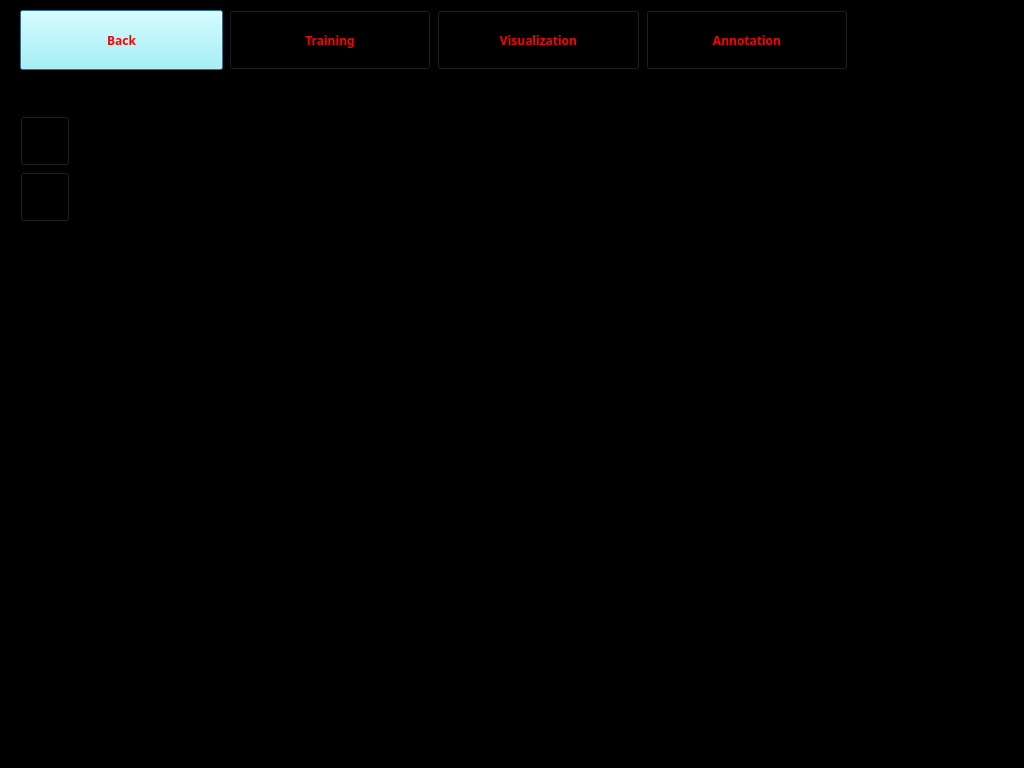
<?xml version="1.0" encoding="UTF-8"?>
<ui version="4.0">
 <class>Learn_Computer_Vision_Dialog</class>
 <widget class="QDialog" name="Learn_Computer_Vision_Dialog">
  <property name="windowModality">
   <enum>Qt::NonModal</enum>
  </property>
  <property name="enabled">
   <bool>true</bool>
  </property>
  <property name="geometry">
   <rect>
    <x>0</x>
    <y>0</y>
    <width>1024</width>
    <height>768</height>
   </rect>
  </property>
  <property name="sizePolicy">
   <sizepolicy hsizetype="Maximum" vsizetype="Maximum">
    <horstretch>0</horstretch>
    <verstretch>0</verstretch>
   </sizepolicy>
  </property>
  <property name="minimumSize">
   <size>
    <width>1024</width>
    <height>768</height>
   </size>
  </property>
  <property name="maximumSize">
   <size>
    <width>1280</width>
    <height>1024</height>
   </size>
  </property>
  <property name="sizeIncrement">
   <size>
    <width>0</width>
    <height>0</height>
   </size>
  </property>
  <property name="windowTitle">
   <string>Learn_Computer_Vision_Dialog</string>
  </property>
  <property name="styleSheet">
   <string notr="true">background-color: rgb(0, 0, 0);</string>
  </property>
  <property name="sizeGripEnabled">
   <bool>false</bool>
  </property>
  <layout class="QVBoxLayout" name="verticalLayout" stretch="1,0,2,8">
   <property name="leftMargin">
    <number>20</number>
   </property>
   <property name="topMargin">
    <number>10</number>
   </property>
   <property name="rightMargin">
    <number>20</number>
   </property>
   <property name="bottomMargin">
    <number>0</number>
   </property>
   <item>
    <layout class="QHBoxLayout" name="horizontalLayout">
     <item>
      <widget class="QPushButton" name="m_btn_Back">
       <property name="sizePolicy">
        <sizepolicy hsizetype="Minimum" vsizetype="Preferred">
         <horstretch>0</horstretch>
         <verstretch>0</verstretch>
        </sizepolicy>
       </property>
       <property name="font">
        <font>
         <family>Purisa</family>
         <weight>75</weight>
         <bold>true</bold>
        </font>
       </property>
       <property name="styleSheet">
        <string notr="true">color: rgb(255, 0, 0);
background-color: rgb(155, 255, 255);</string>
       </property>
       <property name="text">
        <string>Back</string>
       </property>
      </widget>
     </item>
     <item>
      <widget class="QPushButton" name="m_btn_Training">
       <property name="sizePolicy">
        <sizepolicy hsizetype="Minimum" vsizetype="Preferred">
         <horstretch>0</horstretch>
         <verstretch>0</verstretch>
        </sizepolicy>
       </property>
       <property name="font">
        <font>
         <family>Purisa</family>
         <weight>75</weight>
         <bold>true</bold>
        </font>
       </property>
       <property name="styleSheet">
        <string notr="true">color: rgb(255, 0, 0);</string>
       </property>
       <property name="text">
        <string>Training</string>
       </property>
      </widget>
     </item>
     <item>
      <widget class="QPushButton" name="m_btn_Visualization">
       <property name="sizePolicy">
        <sizepolicy hsizetype="Minimum" vsizetype="Preferred">
         <horstretch>0</horstretch>
         <verstretch>0</verstretch>
        </sizepolicy>
       </property>
       <property name="font">
        <font>
         <family>Purisa</family>
         <weight>75</weight>
         <bold>true</bold>
        </font>
       </property>
       <property name="styleSheet">
        <string notr="true">color: rgb(255, 0, 0);</string>
       </property>
       <property name="text">
        <string>Visualization</string>
       </property>
      </widget>
     </item>
     <item>
      <widget class="QPushButton" name="m_btn_Annotation">
       <property name="sizePolicy">
        <sizepolicy hsizetype="Minimum" vsizetype="Preferred">
         <horstretch>0</horstretch>
         <verstretch>0</verstretch>
        </sizepolicy>
       </property>
       <property name="minimumSize">
        <size>
         <width>0</width>
         <height>0</height>
        </size>
       </property>
       <property name="font">
        <font>
         <family>Purisa</family>
         <weight>75</weight>
         <bold>true</bold>
        </font>
       </property>
       <property name="styleSheet">
        <string notr="true">color: rgb(255, 0, 0);</string>
       </property>
       <property name="text">
        <string>Annotation</string>
       </property>
      </widget>
     </item>
     <item>
      <widget class="QLabel" name="label">
       <property name="enabled">
        <bool>false</bool>
       </property>
       <property name="sizePolicy">
        <sizepolicy hsizetype="Fixed" vsizetype="Fixed">
         <horstretch>0</horstretch>
         <verstretch>0</verstretch>
        </sizepolicy>
       </property>
       <property name="minimumSize">
        <size>
         <width>150</width>
         <height>60</height>
        </size>
       </property>
       <property name="styleSheet">
        <string notr="true">border-image: url(:/images/company-logo.png);</string>
       </property>
       <property name="text">
        <string/>
       </property>
      </widget>
     </item>
    </layout>
   </item>
   <item>
    <spacer name="verticalSpacer_2">
     <property name="orientation">
      <enum>Qt::Vertical</enum>
     </property>
     <property name="sizeType">
      <enum>QSizePolicy::Expanding</enum>
     </property>
     <property name="sizeHint" stdset="0">
      <size>
       <width>20</width>
       <height>40</height>
      </size>
     </property>
    </spacer>
   </item>
   <item>
    <layout class="QHBoxLayout" name="horizontalLayout_3" stretch="0,0">
     <item>
      <layout class="QVBoxLayout" name="verticalLayout_2">
       <property name="sizeConstraint">
        <enum>QLayout::SetDefaultConstraint</enum>
       </property>
       <item>
        <widget class="QPushButton" name="m_btn_Home">
         <property name="sizePolicy">
          <sizepolicy hsizetype="Fixed" vsizetype="Fixed">
           <horstretch>0</horstretch>
           <verstretch>0</verstretch>
          </sizepolicy>
         </property>
         <property name="minimumSize">
          <size>
           <width>50</width>
           <height>50</height>
          </size>
         </property>
         <property name="styleSheet">
          <string notr="true">border-image: url(:/images/left-navigator/home-g.png);</string>
         </property>
         <property name="text">
          <string/>
         </property>
        </widget>
       </item>
       <item>
        <widget class="QPushButton" name="m_btn_Brain">
         <property name="sizePolicy">
          <sizepolicy hsizetype="Fixed" vsizetype="Fixed">
           <horstretch>0</horstretch>
           <verstretch>0</verstretch>
          </sizepolicy>
         </property>
         <property name="minimumSize">
          <size>
           <width>50</width>
           <height>50</height>
          </size>
         </property>
         <property name="styleSheet">
          <string notr="true">border-image: url(:/images/left-navigator/func-w.png);</string>
         </property>
         <property name="text">
          <string/>
         </property>
        </widget>
       </item>
      </layout>
     </item>
     <item>
      <spacer name="horizontalSpacer">
       <property name="orientation">
        <enum>Qt::Horizontal</enum>
       </property>
       <property name="sizeHint" stdset="0">
        <size>
         <width>40</width>
         <height>20</height>
        </size>
       </property>
      </spacer>
     </item>
    </layout>
   </item>
   <item>
    <spacer name="verticalSpacer">
     <property name="orientation">
      <enum>Qt::Vertical</enum>
     </property>
     <property name="sizeType">
      <enum>QSizePolicy::Expanding</enum>
     </property>
     <property name="sizeHint" stdset="0">
      <size>
       <width>20</width>
       <height>40</height>
      </size>
     </property>
    </spacer>
   </item>
  </layout>
 </widget>
 <layoutdefault spacing="6" margin="11"/>
 <resources/>
 <connections/>
</ui>
